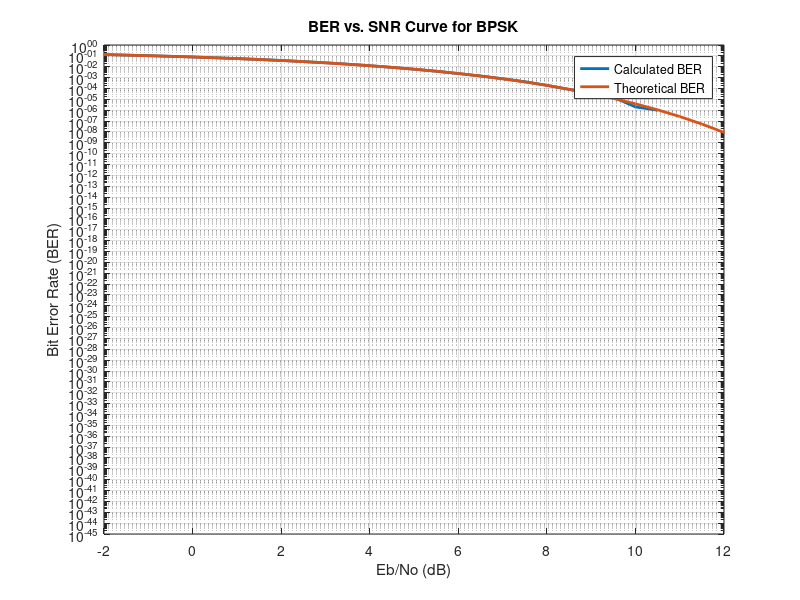

This chart was generated by the following MATLAB code: (Note: this script raises an error after producing the figure.)
%% Clear Section
clear
close all
clc

%% BPSK
%% Generate data bit stream
number_of_bits = 1000000;                   % number of transmitted bits
threshold = 0;                              % threshold value
bits = randi([0 1], 1, number_of_bits);     % generate random bits
Tx_Data = 2*bits-1;                         % mapping to BPSK
%% Add AWGN from Channel
Eb = 1;                                                 % energy of bit
SNR = -2:0.5:20;                                        % SNR valus
No = Eb./(10.^(SNR/10));                                % variance value of noise
noise = (sqrt(No/2))'.*randn(1, number_of_bits);        % generate noise with zero mean and No/2 variance
%% Add Noise to Tx data
Rx_Data = Tx_Data + noise;                              % adding noise to Tx data
%% BER Calculations
BER_Calculated_BPSK = zeros(1, length(SNR));
BER_Theoretical_BPSK = 0.5*erfc(sqrt(Eb./No));
for i = 1:length(SNR)
    BER_Calculated_BPSK(1, i) = (sum(sign(Rx_Data(i, :)) ~= Tx_Data))/number_of_bits;
end
figure
semilogy(SNR, BER_Calculated_BPSK, 'LineWidth', 2)
hold on
semilogy(SNR, BER_Theoretical_BPSK, 'LineWidth', 2)
xlim([-2 12])
xlabel("Eb/No (dB)")
ylabel("Bit Error Rate (BER)")
title("BER vs. SNR Curve for BPSK")
legend("Calculated BER", "Theoretical BER")
grid on
hold off

%% QPSK_1
%% Generate data bit stream
number_of_bits = 1000000;                       % number of transmitted bits
M = 4;                                          % number of symbols
bits = randi([0 1], 1, number_of_bits);         % generate random bits
Tx_Data = mapping_QPSK_1(bits);                 % determine Tx data
%% Add AWGN from Channel
Eb = 1;                                         % energy of bit
SNR = -2:0.5:20;                                % SNR values
No = Eb./(10.^(SNR/10));                        % variance value of noise
noise = (sqrt(No/2))'.*randn(1, number_of_bits/2) + 1j*(sqrt(No/2))'.*randn(1, number_of_bits/2); % generate noise with zero mean and No/2 variance
%% Add Noise to Tx data
Rx_Data = Tx_Data + noise;                      % adding noise to Tx data
%% BER Calculations
BER_Calculated_QPSK_1 = zeros(1, length(SNR));
BER_Theoretical_QPSK = 0.5 * erfc(sqrt(Eb./No));
R = real(Rx_Data);
I = imag(Rx_Data);
extract_Data(1:size(R, 1), 1:2:2 * size(R, 2)) = R;
extract_Data(1:size(I, 1), 2:2:2 * size(I, 2)) = I;
Data = 2*bits-1;
for i = 1:length(SNR)
    BER_Calculated_QPSK_1(1, i) = (sum(sign(extract_Data(i, :)) ~= Data)) / number_of_bits;
end
figure
semilogy(SNR, BER_Calculated_QPSK_1, 'LineWidth', 2)
xlim([-2 12])
hold on
semilogy(SNR, BER_Theoretical_QPSK, 'LineWidth', 2)
xlabel("Eb/No (dB)")
ylabel("Bit Error Rate (BER)")
title("BER vs. SNR Curve for QPSK")
legend("Calculated BER", "Theoretical BER")
grid on
hold off

%% QPSK_2
%% Generate data bit stream
Data = randi([0 1], 1, number_of_bits);             % generate random bits
Tx_Data = mapping_QPSK_2(Data);                     % determine Tx data
%% Add Noise to Tx data
Rx_Data = Tx_Data + noise;                          % adding noise to Tx data
%% BER Calculations
BER_Calculated_QPSK_2 = zeros(1, length(SNR));
for i = 1:length(SNR)
    BER_Calculated_QPSK_2(1, i) = BER_QPSK_2(Data, Rx_Data(i, :))/number_of_bits;
end
figure
semilogy(SNR, BER_Calculated_QPSK_1, 'LineWidth', 2)
xlim([-2 12])
hold on
semilogy(SNR, BER_Calculated_QPSK_2, 'LineWidth', 2)
xlabel("Eb/No (dB)")
ylabel("Bit Error Rate (BER)")
title("BER vs. SNR Curve for QPSK")
legend("Calculated QPSK_1 BER", "Calculated QPSK_2 BER")
grid on
hold off

%% 8PSK
%% Generate data bit stream
number_of_bits = 1000000 - 1;                         % number of transmitted bits
M = 8;                                              % number of symbols
bits = randi([0 1], 1, number_of_bits);             % generate random bits
Tx_Data = mapping_8PSK(bits);                       % determine Tx data
%% Add AWGN from Channel
bits = log2(M);
Eb = 1;
E = Eb * bits;
SNR = -2:0.5:20;                                    % SNR values
No = Eb ./ (10 .^ (SNR / 10));                      % variance value of noise
noise = (sqrt(No / 2))' .* randn(1, number_of_bits / bits) + 1j * (sqrt(No / 2))' .* randn(1, number_of_bits / bits); % generate noise with zero mean and No/2 variance
%% Add Noise to Tx data
Rx_Data = Tx_Data + noise; % adding noise to Tx data
%% BER Calculations
SER_Theoretical_8PSK = erfc(sqrt(E./No)*sin(pi/M));
BER_Exact_8PSK = berawgn(SNR, 'psk', M, 'nondiff');
SER_Calculated_8PSK = zeros(1, length(SNR));
for i = 1:length(SNR)
    SER_Calculated_8PSK(1, i) = angle_8PSK(Tx_Data, Rx_Data(i, :))/(number_of_bits/log2(M));
end
BER_Calculated_8PSK = SER_Calculated_8PSK/bits;
BER_Theoretical_8PSK = SER_Theoretical_8PSK/bits;
figure
semilogy(SNR, BER_Calculated_8PSK, 'LineWidth', 2)
hold on
semilogy(SNR, BER_Theoretical_8PSK, 'LineWidth', 2)
% hold on
% semilogy(SNR, BER_Exact_8PSK, 'LineWidth', 2)
xlim([-2 12])
xlabel("Eb/No (dB)")
ylabel("Error Rate")
title("BER vs. SNR Curve for 8PSK")
legend("Calculated BER", "Theoretical BER")% "Exact BER")
grid on
hold off

%% 16QAM
%% Generate data bit stream
number_of_bits = 1000000;                         % number of transmitted bits
M = 16;                                         % number of symbols
data_bits = randi([0 1], 1, number_of_bits);    % generate random bits
Tx_Data = mapping_16QAM(data_bits);             % determine Tx data
%% Add AWGN from Channel
bits = log2(M);
Eb = 2.5;
E = Eb * 0.4;
SNR = -2:0.5:20;                                % SNR values
No = Eb ./ (10 .^ (SNR / 10));                  % variance value of noise
noise = (sqrt(No/2))'.*randn(1, number_of_bits/bits)+ 1j * (sqrt(No / 2))' .* randn(1, number_of_bits / bits); % generate noise with zero mean and No/2 variance
%% Add Noise to Tx data
Rx_Data = Tx_Data + noise;                      % adding noise to Tx data
%% BER Calculations
SER_Theoretical_16QAM = 1.5 * erfc(sqrt(E./No));
BER_Calculated_16QAM = zeros(1, length(SNR));
for i = 1:length(SNR)
    BER_Calculated_16QAM(1, i) = BER_16QAM(data_bits, Rx_Data(i, :))/(number_of_bits);
end
BER_Theoretical_16QAM = SER_Theoretical_16QAM/bits;
figure
semilogy(SNR, BER_Calculated_16QAM, 'LineWidth', 2)
hold on
semilogy(SNR, BER_Theoretical_16QAM, 'LineWidth', 2)
xlim([-2 12])
xlabel("Eb/No (dB)")
ylabel("Error Rate")
title("BER vs. SNR Curve for 16QAM")
legend("Calculated BER", "Theoretical BER")
grid on
hold off

%% FSK
%% Generate data bit stream
number_of_bits = 1000000;                       % number of transmitted bits
amplitude = 1;                                  % amplitude of transmitted signal
data_bits = randi([0 1], 1, number_of_bits);    % generate random bits
Tx_Data = data_bits;                            % determine Tx data
Tx_Data(Tx_Data == 1) = 1j;
Tx_Data(Tx_Data == 0) = 1;
%% Add AWGN from Channel
Eb = 1;
SNR = -2:0.5:20; % SNR values
No = Eb ./ (10 .^ (SNR / 10));                  % variance value of noise
noise = (sqrt(No / 2))' .* randn(1, number_of_bits) + 1j * (sqrt(No / 2))' .* randn(1, number_of_bits); % generate noise with zero mean and No/2 variance
%% Add Noise to Tx data
Rx_Data = Tx_Data + noise;                      % adding noise to Tx data
%% BER Calculations
BER_Theoretical_FSK = 0.5*erfc(sqrt(E./(2*No)));
BER_Calculated_FSK = zeros(1, length(SNR));
for i = 1:length(SNR)
    BER_Calculated_FSK(1, i) = BER_FSK(data_bits, Rx_Data(i, :))/(number_of_bits);
end
figure
semilogy(SNR, BER_Calculated_FSK, 'LineWidth', 2)
hold on
semilogy(SNR, BER_Theoretical_FSK, 'LineWidth', 2)
xlim([-2 12])
xlabel("Eb/No (dB)")
ylabel("Error Rate")
title("BER vs. SNR Curve for 16QAM")
legend("Calculated BER", "Theoretical BER")
grid on
hold off

%% Comparison
figure
semilogy(SNR, BER_Calculated_BPSK, 'LineWidth', 2)
hold on
semilogy(SNR, BER_Theoretical_BPSK, '*', 'LineWidth', 1)
hold on
semilogy(SNR, BER_Calculated_QPSK_1, 'LineWidth', 2)
hold on
semilogy(SNR, BER_Theoretical_QPSK, '+', 'LineWidth', 1)
hold on
semilogy(SNR, BER_Calculated_QPSK_2, 'LineWidth', 2)
hold on
semilogy(SNR, BER_Calculated_8PSK, 'LineWidth', 2)
hold on
semilogy(SNR, BER_Theoretical_8PSK, 'o', 'LineWidth', 1)
hold on
semilogy(SNR, BER_Calculated_16QAM, 'LineWidth', 2)
hold on
semilogy(SNR, BER_Theoretical_16QAM, '*', 'LineWidth', 1)
hold on
semilogy(SNR, BER_Calculated_FSK, 'LineWidth', 2)
hold on
semilogy(SNR, BER_Theoretical_FSK, '+', 'LineWidth', 1)
xlabel("Eb/No (dB)")
ylabel("Bit Error Rate")
title("BER vs. SNR Curve")
ylim([10^-5 10^0])
legend("Calculated BPSK", "Theoretical BPSK", "Calculated QPSK_1", "Theoretical QPSK", ...
    "Calculated QPSK_2", "Calculated 8PSK", "Theoretical 8PSK", "Calculated 16QAM", "Theoretical 16QAM", "Calculated FSK", "Theoretical FSK")
grid on
hold off

%% PSD for FSK
%% Generate Ensample
clear
clc
close all
number_of_enamples=500;                                                 % total number of Realizations
number_of_bits=100;                                                     % number of bits in each Realization
number_of_samples_per_bit=7;                                            % number of samples for each bit
number_of_samples=number_of_bits*number_of_samples_per_bit;             % total number of samples for each Realization
Total_Transmitted_Data=zeros(number_of_enamples, number_of_samples-1);  % hold transmitted data
for i = 1 : number_of_enamples
    if i == 1
        Total_Transmitted_Data = Generate_Random_Data();
    else
        Total_Transmitted_Data = [Total_Transmitted_Data; Generate_Random_Data()];
    end
end
%% Calculate Statistical AutoCorrelation function (ACF)
average=zeros(1, number_of_samples);            % 1x700 
for i = 1 : number_of_samples
    average(1,i) = mean((Total_Transmitted_Data(:,1)).*conj((Total_Transmitted_Data(:,i))));
end
average=[fliplr(average(1, 2:end)) average];
figure
plot(((-number_of_samples+1):1:(number_of_samples-1)), average)
grid on
xlabel("\tau")
ylabel("ACF")
title("Statistical ACF")
xlim([-20 20])
% ylim([-A^2+5 A^2+5])

%% Calculate PSD
%%%%%%%%%%%%%%%%%%%%%%%%%%%%%%%%%%%%%%%%%%%%%%%%%
PSD = fftshift(fft(average));
N = length(PSD);                                % Number of samples
Tb=7;
Ts=1/Tb;                                        % sample duration
Fs=1/Ts;                                        % sampling frequency
freq = (-N/2+1:N/2)*(Fs/(N));                   % Frequency axis (Hz)
figure
plot(freq, abs(PSD));                 
xlabel('Frequency (Hz)');
ylabel('Magnitude');
title('PSD of BaseBand Signal');
grid on
%%%%%%%%%%%%%%%%%%%%%%%%%%%%%%%%%%%%%%%%%%%%%%%%%

%% shift PSD


%% Useful Functions
%% Mapping QPSK_1
function y = mapping_QPSK_1(x)
    M = 4;
    bits = log2(M);
    Eb = 1;
    E = bits * Eb;
    split_x = reshape(x, bits, length(x) / bits)';
    split_x_indices = bi2de(split_x, 'left-msb')+1;
    y = zeros(length(split_x_indices), 1);
    phases = [5*pi/4, 3*pi/4, 7*pi/4, pi/4];
    y = sqrt(E)*exp(1j*phases(split_x_indices));
end
%% Mapping QPSK_2
function y = mapping_QPSK_2(x)
    M = 4;
    bits = log2(M);
    Eb = 1;
    E = bits*Eb;
    split_x = reshape(x, bits, length(x) / bits)';
    split_x_indices = bi2de(split_x, 'left-msb')+1;
    y = zeros(length(split_x_indices), 1);
    phases = [5*pi/4, 3*pi/4, pi/4, 7*pi/4];
    y = sqrt(E)*exp(1j*phases(split_x_indices));
end
%% BER QPSK_2
function incorrect_bits = BER_QPSK_2(Tx_bits, Rx)
    M = 4;
    bits = log2(M);
    Rx_bits = zeros(1, bits * length(Rx));
    k = 1;
    R = real(Rx);
    I = imag(Rx);
    Rx_bits(1:2:2*length(R)) = (sign(R)>=0);         % b0
    Rx_bits(2:2:2*length(I)) = (sign(R) ~= sign(I)); % b1
    incorrect_bits = sum(Rx_bits ~= Tx_bits);
end
%% Mapping to 8PSK
function y = mapping_8PSK(x)
    M = 8;
    bits = log2(M);
    Eb = 1;
    E = bits * Eb;
    split_x = reshape(x, bits, length(x)/bits)';
    split_x_indices = bi2de(split_x, 'left-msb')+1;
    y = zeros(1, length(split_x));
    phases = [0, pi/4, 3*pi/4, pi/2, 7*pi/4, 3*pi/2, pi, 5*pi/4];
    y = sqrt(E)*exp(1j*phases(split_x_indices));
end
%% Determine Angle of sympol in 8PSK number
function incorrecr_bits = angle_8PSK(Tx, Rx)
    Tx_angles = rad2deg(mod(angle(Tx), 2 * pi));
    Rx_angles = rad2deg(mod(angle(Rx), 2 * pi));
    Tx_sympols = zeros(1, length(Tx));
    Rx_sympols = zeros(1, length(Rx));
    for i = 1:length(Tx_angles)
        if (Tx_angles(i) >= 0 && Tx_angles(i) < 22.5) || (Tx_angles(i) >= 337.5 && Tx_angles(i) < 360)
            Tx_sympols(i) = 1;
        end
        if (Tx_angles(i) >= 22.5 && Tx_angles(i) < 67.5)
            Tx_sympols(i) = 2;
        end
        if (Tx_angles(i) >= 67.5 && Tx_angles(i) < 112.5)
            Tx_sympols(i) = 3;
        end
        if (Tx_angles(i) >= 112.5 && Tx_angles(i) < 157.5)
            Tx_sympols(i) = 4;
        end
        if (Tx_angles(i) >= 157.5 && Tx_angles(i) < 202.5)
            Tx_sympols(i) = 5;
        end
        if (Tx_angles(i) >= 202.5 && Tx_angles(i) < 247.5)
            Tx_sympols(i) = 6;
        end
        if (Tx_angles(i) >= 247.5 && Tx_angles(i) < 292.5)
            Tx_sympols(i) = 7;
        end
        if (Tx_angles(i) >= 292.5 && Tx_angles(i) < 337.5)
            Tx_sympols(i) = 8;
        end
    end
    for i = 1:length(Rx_angles)
        if (Rx_angles(i) >= 0 && Rx_angles(i) < 22.5) || (Rx_angles(i) >= 337.5 && Rx_angles(i) < 360)
            Rx_sympols(i) = 1;
        end
        if (Rx_angles(i) >= 22.5 && Rx_angles(i) < 67.5)
            Rx_sympols(i) = 2;
        end
        if (Rx_angles(i) >= 67.5 && Rx_angles(i) < 112.5)
            Rx_sympols(i) = 3;
        end
        if (Rx_angles(i) >= 112.5 && Rx_angles(i) < 157.5)
            Rx_sympols(i) = 4;
        end
        if (Rx_angles(i) >= 157.5 && Rx_angles(i) < 202.5)
            Rx_sympols(i) = 5;
        end
        if (Rx_angles(i) >= 202.5 && Rx_angles(i) < 247.5)
            Rx_sympols(i) = 6;
        end
        if (Rx_angles(i) >= 247.5 && Rx_angles(i) < 292.5)
            Rx_sympols(i) = 7;
        end
        if (Rx_angles(i) >= 292.5 && Rx_angles(i) < 337.5)
            Rx_sympols(i) = 8;
        end
    end
    incorrecr_bits = sum(Rx_sympols ~= Tx_sympols);
end
%% Mapping to 16QAM
function y = mapping_16QAM(x)
    M = 16;
    bits = log2(M);
    Eb = 2.5; %1;
    E = 0.4 * Eb;
    split_x = reshape(x, bits, length(x)/bits)';
    split_x_indices = bi2de(split_x, 'left-msb')+1;
    y = zeros(1, length(split_x));
    %          [ 0,  1,  2,  3,  4,  5,  6,  7,  8,  9, 10, 11,  12,  13, 14, 1
    R_values = [-3, -3, -3, -3, -1, -1, -1, -1,  3,  3,  3,  3,   1,   1,  1, 1];
    I_values = [-3, -1,  3,  1, -3, -1,  3,  1, -3, -1,  3,  1,  -3,  -1,  3, 1];
    y = sqrt(E)*(R_values(split_x_indices)+1j*I_values(split_x_indices));
end
%% BER for 16QAM
function incorrect_bits = BER_16QAM(Tx_bits, Rx)
    M = 16;
    bits = log2(M);
    Rx_bits = zeros(1, bits * length(Rx));
    k = 1;
    for i = 1:bits:length(Rx_bits)
        if (real(Rx(k)) >= 0)
            Rx_bits(i) = 1;
        else
            Rx_bits(i) = 0;
        end
        if (real(Rx(k)) >= -2 && real(Rx(k)) < 2)
            Rx_bits(i + 1) = 1;
        else
            Rx_bits(i + 1) = 0;
        end
        if (imag(Rx(k)) >= 0)
            Rx_bits(i + 2) = 1;
        else
            Rx_bits(i + 2) = 0;
        end
        if (imag(Rx(k)) >= -2 && imag(Rx(k)) < 2)
            Rx_bits(i + 3) = 1;
        else
            Rx_bits(i + 3) = 0;
        end
        k = k + 1;
    end
    incorrect_bits = sum(Rx_bits ~= Tx_bits);
end
%% BER FSK
function incorrect_bits = BER_FSK(Tx_bits, Rx)
    x1 = real(Rx);
    x2 = imag(Rx);
    y = x1 - x2;
    Rx_bits = 0.5 * (1 - sign(y));
    incorrect_bits = sum(Rx_bits ~= Tx_bits);
end
%% Generate Random Data
function data_transmitted = Generate_Random_Data()
Tb = 7;
Eb = 1;
delta_f = 1/Tb;
t = 0:1:Tb-1;
% t = 0:1/Tb:1-1/Tb;
S1_BB(1:Tb, 1) = sqrt(2*Eb/Tb)*(cos(2*pi*delta_f*t)+1j*sin(2*pi*delta_f*t));
S2_BB(1:Tb, 1) = sqrt(2*Eb/Tb);
% S1_BB(1:Tb, 1) = sqrt(2*Eb/Tb)*(cos(pi*delta_f*t)-1j*sin(pi*delta_f*t));
% S2_BB(1:Tb, 1) = sqrt(2*Eb/Tb)*(cos(pi*delta_f*t)+1j*sin(pi*delta_f*t));
number_of_bits=100;                         % number of bits in each realization
data=randi([0 1],[1,number_of_bits+1]);     % generate 1x100 random numbers '0' or '1'
y(Tb, length(data))= 0;
y(:, find(data==0))= repmat(S1_BB, 1, length(find(data==0)));
y(:, find(data==1))= repmat(S2_BB, 1, length(find(data==1)));
data=reshape(y, 1, size(y, 1)*size(y, 2));
data=data(:);                               % convert data to column vector 700x1
% Generate random time shift
td=randi([0 Tb-1]);                         % generate random number from 0 to 6
% Concatenate with Random Data
data_transmitted = (data(td+1:7*number_of_bits+td))';    % window data from td to 700+td (700 samples)
end

function Data_transmitted = fun()
number_of_realizations = 500;
number_of_bits = 101;
number_of_samples = 7;
n = 700;
Eb= 1;
Tb= 7;
bits = randi ([0 1] ,number_of_realizations ,number_of_bits);

% Data = zeros (number_of_realizations , size(bits,2)*number_of_samples);
Data = [];
s_one = zeros(1, number_of_samples);
s_one (1,:) = sqrt(2*Eb/Tb);
s_zero = (sqrt(2*Eb/Tb))*cos(2*pi*(0:Tb/number_of_samples:(Tb-Tb/number_of_samples))/Tb^2)+1j*(sqrt(2*Eb/Tb))*sin(2*pi*(0:Tb/number_of_samples:(Tb-Tb/number_of_samples))/Tb^2);
 for row = 1: number_of_realizations
     for column = 1 :number_of_bits
         if bits(row , column ) == 1
             Data = [Data , s_one];
         else
            Data = [Data, s_zero];
         end
     end   
 end
 Data = (reshape (Data, number_of_bits*Tb , number_of_realizations))';
 Data_transmitted = zeros (number_of_realizations, n);
 for i = 1: number_of_realizations
     td=randi(number_of_samples)-1;              % generate random number from 0 to 6
     X = Data(i,:);
     Data_transmitted(i,:) = X(td+1: n+td);
 end
end
